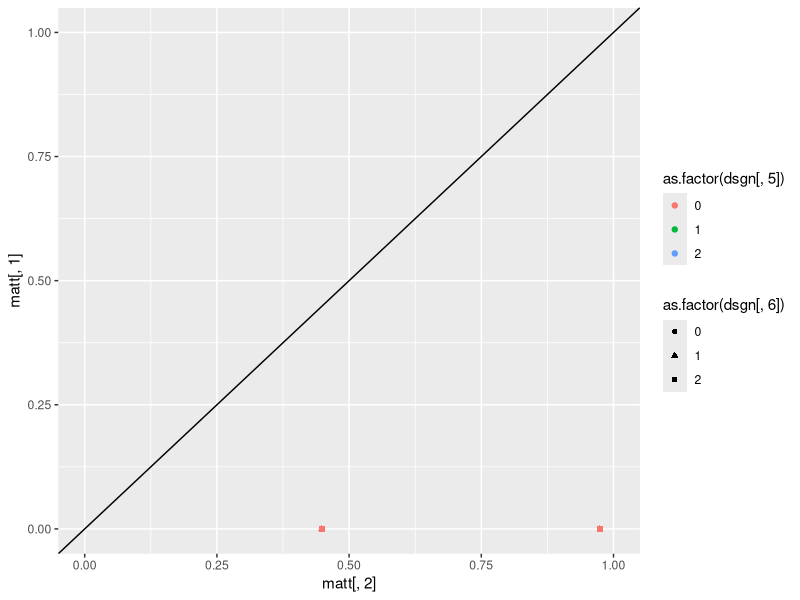
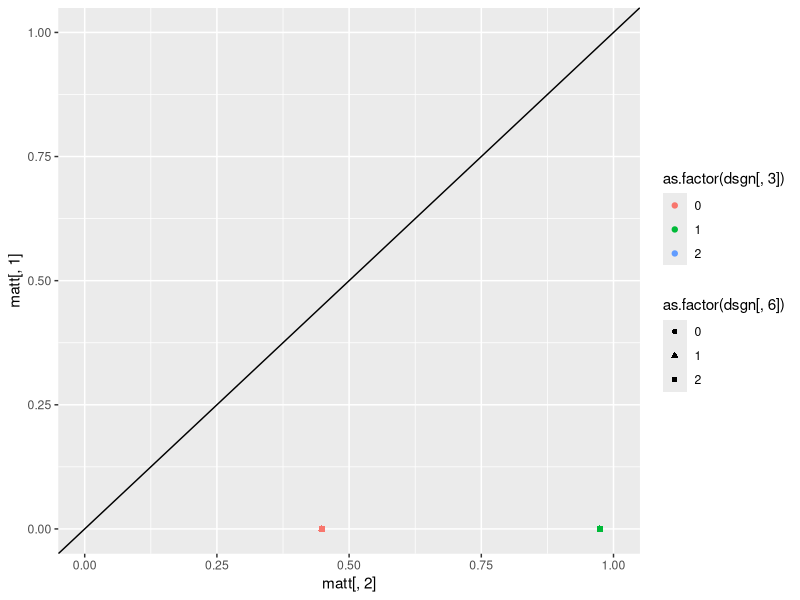

Here is the R script that generated these plots, in order: (Note: this script raises an error after producing the figures.)
####
# This code sets determines how different parameter settings influence diff= P(y2=1|X1=X2=1)-P(y2=1|X1=X2=0)
#
#

# 1 to be determined
# 2 no effect (good at zero)
# 3 must be zero
# 4 ==0.5 (high)
# 5 ==2    (high)
# 6 ==0    (zero)
# 7 ==0.5 (high)

######################################################################## Design of experiment
lvls <- list(NA)

fixlev<-c(0,0.5)  # levels for not interesting parameters
#seqlev<-round(seq(0,4,0.3333),3)  # levels for  interesting parameters
seqlev<-c(0,1,2) # levels for  interesting parameters

lvls[[1]] <- c(0)  # violation

lvls[[2]] <- c(0, 1, 2)

lvls[[3]] <- c(0, 1, 2) 

lvls[[4]] <- c(0,1) 

lvls[[5]] <- c(0, 1, 2)

lvls[[6]] <-c(0, 1, 2)

lvls[[7]] <- c(0) # violation

lvls[[8]] <- c(0)

lvls[[9]] <- c(0)

lvls[[10]] <- c(0)

lvls[[11]] <- c(0,  1,  2)

interceptc<-(0)  # intercept for C1 and C2
intercepty<-(-1)   # intercept for Y1 and Y2
intercepth<-(-1)  #intercept for H
interceptz<-0.5
interceptx<-0.5

### factorial design
dsgn <- as.matrix(expand.grid(lvls[[1]], lvls[[2]], lvls[[3]], lvls[[4]], lvls[[5]], lvls[[6]], lvls[[7]], lvls[[8]], lvls[[9]], lvls[[10]], lvls[[11]]))
dim(dsgn)
dim(dsgn)[1]
######################################################################## 
### CALCULATE TRUE VALUES OF diff
				matt <- matrix(0, dim(dsgn)[1], 2)

for (i in c(1:dim(dsgn)[1])) {
truetheta11 <- 0
kk <- 1
individual <- matrix(0, 8, 8)

 myH<-0
 myZ<-0
 myX1<-1
 myX2<-1
    for (c2i in 0:1) {
        for (y1i in 0:1) {
            for (c1i in 0:1) {
                individual[kk, 1:3] <- c(y1i, c1i, c2i)
 
                # P(C1=1 or =0)
                p1<-interceptc
                pc1<-(1/(1+exp(-(p1/abs(max(c(0.5,0.5*p1)))))))
                aa <- (as.numeric(c1i == 1) * (pc1) + as.numeric(c1i == 0) * (1-pc1))

                # P(Y1=1 or =0|C1,X1)
                p1<-(intercepty + dsgn[i, 5]*c1i + dsgn[i, 3]*myX1 + dsgn[i, 8]*myH)
                py1<-(1/(1+exp(-(p1/abs(max(c(0.5,0.5*p1)))))))
                bb <- as.numeric(y1i == 1) * (py1) + as.numeric(y1i == 0) * (1 - py1)

                # P(C2=1 or =0|C1,X1)
                p1<-(interceptc + dsgn[i, 4]*c1i + dsgn[i, 6]*myX1)
                pc2<-(1/(1+exp(-(p1/abs(max(c(0.5,0.5*p1)))))))
                cc <- as.numeric(c2i == 1) * (pc2)  + as.numeric(c2i == 0)*(1-pc2)
                
                # P(Y2=1|C2,X2,Y1)
                p1<-intercepty+dsgn[i, 9]*myZ + dsgn[i, 5]*c2i + dsgn[i, 3]*myX2 + dsgn[i, 8]*myH
                py2<-(1/(1+exp(-(p1/abs(max(c(0.5,0.5*p1)))))))
                dd <- (as.numeric(y1i == 1) * 1 + as.numeric(y1i == 0) * (py2)     )           

                individual[kk, 5:8] <- c(aa, bb, cc, dd)
		
                # Product
                individual[kk, 4] <- aa * bb * cc * dd
                truetheta11 <- truetheta11 + individual[kk, 4]   

                kk <- kk + 1
            }
        }
    }
    
    
    
    truetheta00<- 0
    kk <- 1
    individual <- matrix(0, 8, 8)
    myH<-0
    myZ<-0
    myX1<-0
    myX2<-0

    for (c2i in 0:1) {
        for (y1i in 0:1) {
            for (c1i in 0:1) {
                  individual[kk, 1:3] <- c(y1i, c1i, c2i)
 
                # P(C1=1 or =0)
                p1<-interceptc
                pc1<-(1/(1+exp(-(p1/abs(max(c(0.5,0.5*p1)))))))
                aa <- (as.numeric(c1i == 1) * (pc1) + as.numeric(c1i == 0) * (1-pc1))

                # P(Y1=1 or =0|C1,X1)
                p1<-(intercepty + dsgn[i, 5]*c1i + dsgn[i, 3]*myX1 + dsgn[i, 8]*myH)
                py1<-(1/(1+exp(-(p1/abs(max(c(0.5,0.5*p1)))))))
                bb <- as.numeric(y1i == 1) * (py1) + as.numeric(y1i == 0) * (1 - py1)

                # P(C2=1 or =0|C1,X1)
                p1<-(interceptc + dsgn[i, 4]*c1i + dsgn[i, 6]*myX1)
                pc2<-(1/(1+exp(-(p1/abs(max(c(0.5,0.5*p1)))))))
                cc <- as.numeric(c2i == 1) * (pc2)  + as.numeric(c2i == 0)*(1-pc2)
                
                # P(Y2=1|C2,X2,Y1)
                p1<-intercepty+dsgn[i, 9]*myZ + dsgn[i, 5]*c2i + dsgn[i, 3]*myX2 + dsgn[i, 8]*myH
                py2<-(1/(1+exp(-(p1/abs(max(c(0.5,0.5*p1)))))))
                dd <- (as.numeric(y1i == 1) * 1 + as.numeric(y1i == 0) * (py2)      )           

                individual[kk, 5:8] <- c(aa, bb, cc, dd)
		
                # Product
                individual[kk, 4] <- aa * bb * cc * dd
                truetheta11 <- truetheta11 + individual[kk, 4]   

                kk <- kk + 1
                 
              }
        }
    }
  
    matt[i, ] <- c(truetheta00, truetheta11)
    print(i/dim(dsgn)[1])
}
######################################################################## 

library(ggplot2)
# Marginal probabilities of y2:
colMeans(matt)

diff_theta<-round(matt[,2]-matt[,1],5)
summary(diff_theta)

plot1<-qplot(matt[,2],matt[,1],  color=as.factor(dsgn[,5]), shape=as.factor(dsgn[,6]), ylim=c(0,1), xlim=c(0,1))+geom_abline(slope=1,intercept=0)
plot2<-qplot(matt[,2],matt[,1],  color=as.factor(dsgn[,3]), shape=as.factor(dsgn[,6]), ylim=c(0,1), xlim=c(0,1))+geom_abline(slope=1,intercept=0)
grid.arrange(plot1, plot2, ncol=1)

# Plots of interest:

#Theta3 has noticiable effect
qplot(dsgn[,3]+(dsgn[,6])/20, diff_theta,  color=as.factor(dsgn[,5]), shape=as.factor(dsgn[,4]))

# Theta5 and Theta6 also have effect
qplot(dsgn[,5]+(dsgn[,6])/20, diff_theta,  color=as.factor(dsgn[,3]), shape=as.factor(dsgn[,4]))
qplot(dsgn[,6]+(dsgn[,5])/20, diff_theta,  color=as.factor(dsgn[,3]), shape=as.factor(dsgn[,4]))

######################################################################
mod1<-glm(diff_theta~dsgn[,c(1:7,11)] + .*.*.,data=data.frame(dsgn[,c(1:7,11)]), family="binomial")
summary(mod1)
summary(mod1)$coefficients[summary(mod1)$coefficients[,4]<0.99,]


######################################################################## 






######################################################################## 
ppp <- 1
est <- matrix(0, dim(dsgn)[1], 2)
kkk <- 1
result <- matrix(0, dim(dsgn)[1], 2)
numsim <- 500  ### number of datasets generated under each scenario
Bayesresult <- matrix(0, dim(dsgn)[1] * numsim, 8)
n <- 200  ### size of each dataset
#set.seed(13)  ### for reproducibility
seedlist <- sample(1:250000, size = numsim)

######################################################################## 
simdatasum<-matrix(0,dim(dsgn)[1],8)
colnames(simdatasum)<-c( "H",     "Z",    "C1",    "X1",    "C2",    "Y1",    "X2",    "Y2") 
for (i in c(1:dim(dsgn)[1])) {
    ### loop over datasets
    for (j in 1:numsim) {
        print(c(i, j))
print(        kkk/(dim(dsgn)[1] * numsim))
#        set.seed(seedlist[j])


		p1<-intercepth
        H <-rbinom(n, 1, (1/(1+exp(-(p1/abs(max(c(0.5,0.5*p1))))))) )
		p1<-interceptz + dsgn[i, 10]*H
        Z <-rbinom(n, 1, (1/(1+exp(-(p1/abs(max(c(0.5,0.5*p1))))))) )
		p1<-interceptc
        C1 <-rbinom(n, 1, (1/(1+exp(-(p1/abs(max(c(0.5,0.5*p1))))))) )
		p1<-interceptx + dsgn[i, 1]*C1 + dsgn[i, 2]*H
        X1<- rbinom(n, 1, (1/(1+exp(-(p1/abs(max(c(0.5,0.5*p1))))))) )
		p1<-interceptc + dsgn[i, 4]*C1 + dsgn[i, 6]*X1
        C2 <-rbinom(n, 1, (1/(1+exp(-(p1/abs(max(c(0.5,0.5*p1))))))) )
        p1<-intercepty + dsgn[i, 5]*C1 + dsgn[i, 3]*X1 + dsgn[i, 8]*H         
        Y1 <-rbinom(n, 1, (1/(1+exp(-(p1/abs(max(c(0.5,0.5*p1))))))) )
		p1<-interceptx + dsgn[i, 1]*C2  + dsgn[i, 2]*H + dsgn[i, 7]*Y1 + dsgn[i, 9]*Z + dsgn[i, 11]*X1
        X2 <-rbinom(n, 1, (1/(1+exp(-(p1/abs(max(c(0.5,0.5*p1))))))) )
        Y2 <- rep(1, n)  
        p1<-intercepty + dsgn[i, 9]*Z + dsgn[i, 5]*C2 + dsgn[i, 3]*X2 + dsgn[i, 8]*H
        Y2[Y1 == 0]<-rbinom(length(Y2[Y1 == 0]), 1, (1/(1+exp(-(1/(1+exp(-(p1/abs(max(c(0.5,0.5*p1)))))))))) )     
        simdata <- data.frame(H,Z,C1,X1,C2,Y1,X2,Y2)
simdatasum[i,]<-colMeans(simdata)
        print(colMeans(simdata))
        
        
####################################################################### 
# ## BAYESIAN APPROACH:  WITHOUT Y1, WITHOUT H (uniform priors):
        
        C1probB <- function( c1, nm = 1) {
            ss <- sum(simdata$C1)
            nn <- length(simdata$C1)
            pp <- (rbeta(nm, (ss + 1), (nn - ss + 1)))
            if (c1 == 0) {
                return(1 - as.numeric(pp))
            }
            if (c1 == 1) {
                return(as.numeric(pp))
            }
        }
        
        C2probB <- function(c2, c1, x1, nm = 1) {
            ss <- sum(simdata$C2[ simdata$C1 == c1 & simdata$X1 == x1])
            nn <- length(simdata$C2[ simdata$C1 == c1 & simdata$X1 == x1])
            pp <- (rbeta(nm, (ss + 1), (nn - ss + 1)))
            if (c2 == 0) {
                return(1 - as.numeric(pp))
            }
            if (c2 == 1) {
                return(as.numeric(pp))
            }
        }
        
        Y2probB <- function( y2, c1, c2, x1, x2, nm = 1) {
            ss <- sum(simdata$Y2[ simdata$C2 == c2 & simdata$X2 == x2 & simdata$C1 == c1 & simdata$X1 == x1])
            nn <- length(simdata$Y2[ simdata$C2 == c2 & simdata$X2 == x2 & simdata$C1 == c1 & 
                simdata$X1 == x1])
            pp <- (rbeta(nm, (ss + 1), (nn - ss + 1)))
            if (y2 == 0) {
                return(1 - as.numeric(pp))
            }
            if (y2 == 1) {
                return(as.numeric(pp))
            }
        }
        
        
        nB <- 200
        sumtheta11B <- 0
        sumtheta00B <- 0
        for (c2i in 0:1) {
            for (c1i in 0:1) {
                  
                  sumtheta11B <- sumtheta11B + C1probB( c1 = c1i, nm = nB) * 
                  C2probB(   c2 = c2i, c1 = c1i, x1 = 1, nm = nB) * 
                  Y2probB( y2 = 1, c1 = c1i, c2 = c2i, x1 = 1,  x2 = 1, nm = nB)
                  
                  sumtheta00B <- sumtheta00B + C1probB( c1 = c1i, nm = nB) * C2probB( 
                    c2 = c2i, c1 = c1i, x1 = 0, nm = nB) * Y2probB( y2 = 1, c1 = c1i, c2 = c2i, x1 = 0, 
                    x2 = 0, nm = nB)
                  
                }
            }

        
        sumtheta00Bvec_wY1_wH <- sumtheta00B
        sumtheta11Bvec_wY1_wH <- sumtheta11B


########################


# ################################################################
# ## BAYESIAN APPROACH WITH Y1 WITHOUT H (uniform priors):

C1probB<-function(c1,nm=1){
ss<-sum(simdata$C1)
nn<-length(simdata$C1)
pp<-(rbeta(nm,(ss+1),(nn-ss+1)))
if(c1==0){return(1-as.numeric(pp))}
if(c1==1){return(as.numeric(pp))}}

Y1probB<-function(y1,c1,x1,nm=1){
ss<-sum(simdata$Y1[simdata$X1==x1 & simdata$C1==c1])
nn<-length(simdata$Y1[simdata$X1==x1 & simdata$C1==c1])
pp<-(rbeta(nm,(ss+1),(nn-ss+1)))
if(y1==0){return(1-as.numeric(pp))}
if(y1==1){return(as.numeric(pp))}}

C2probB<-function(c2,c1,x1,nm=1){
ss<-sum(simdata$C2[simdata$C1==c1 & simdata$X1==x1])
nn<-length(simdata$C2[simdata$C1==c1 & simdata$X1==x1])
pp<-(rbeta(nm,(ss+1),(nn-ss+1)))
if(c2==0){return(1-as.numeric(pp))}
if(c2==1){return(as.numeric(pp))}}

Y2probB<-function(y2,c2,x2,y1,nm=1){
ss<-sum(simdata$Y2[simdata$C2==c2 & simdata$X2==x2 & simdata$Y1==y1])
nn<-length(simdata$Y2[simdata$C2==c2 & simdata$X2==x2 & simdata$Y1==y1])
pp<-(rbeta(nm,(ss+1),(nn-ss+1)))
if(y2==0){return(1-as.numeric(pp))}
if(y2==1){return(as.numeric(pp))}}

nB<-200
# Integrate over the values of C1 and C2: Prob(Y2=1 | X1=1 and X2=1)
sumtheta11B<-0
sumtheta00B<-0
for(c2i in 0:1){
for(y1i in 0:1){
for(c1i in 0:1){
sumtheta11B<-sumtheta11B+C1probB(c1=c1i,nm=nB)*Y1probB(y1=y1i,c1=c1i,x1=1,nm=nB)*C2probB(c2=c2i,c1=c1i,x1=1,nm=nB)*Y2probB(y2=1,c2=c2i,x2=1,y1=y1i,nm=nB)
sumtheta00B<-sumtheta00B +C1probB(c1=c1i,nm=nB)*Y1probB(y1=y1i,c1=c1i,x1=0,nm=nB)*C2probB(c2=c2i,c1=c1i,x1=0,nm=nB)*Y2probB(y2=1,c2=c2i,x2=0,y1=y1i,nm=nB)
}}}

        sumtheta00Bvec_Y1_wH <- sumtheta00B
        sumtheta11Bvec_Y1_wH <- sumtheta11B


######################################################################## 
# ## BAYESIAN APPROACH WITHOUT Y1 WITH H  (uniform priors):
        HprobB <- function(h, nm = 1) {
            ss <- sum(simdata$H)
            nn <- length(simdata$H)
            pp <- (rbeta(nm, (ss + 1), (nn - ss + 1)))
            if (h == 0) {
                return(1 - as.numeric(pp))
            }
            if (h == 1) {
                return(as.numeric(pp))
            }
        }
        
        
        C1probB <- function(h, c1, nm = 1) {
            ss <- sum(simdata$C1[simdata$H == h])
            nn <- length(simdata$C1[simdata$H == h])
            pp <- (rbeta(nm, (ss + 1), (nn - ss + 1)))
            if (c1 == 0) {
                return(1 - as.numeric(pp))
            }
            if (c1 == 1) {
                return(as.numeric(pp))
            }
        }
        
        C2probB <- function(h, c2, c1, x1, nm = 1) {
            ss <- sum(simdata$C2[simdata$H == h & simdata$C1 == c1 & simdata$X1 == x1])
            nn <- length(simdata$C2[simdata$H == h & simdata$C1 == c1 & simdata$X1 == x1])
            pp <- (rbeta(nm, (ss + 1), (nn - ss + 1)))
            if (c2 == 0) {
                return(1 - as.numeric(pp))
            }
            if (c2 == 1) {
                return(as.numeric(pp))
            }
        }
        
        Y2probB <- function(h, y2, c1, c2, x1, x2, nm = 1) {
            ss <- sum(simdata$Y2[simdata$H == h & simdata$C2 == c2 & simdata$X2 == x2 & simdata$C1 == c1 & simdata$X1 == x1])
            nn <- length(simdata$Y2[simdata$H == h & simdata$C2 == c2 & simdata$X2 == x2 & simdata$C1 == c1 & 
                simdata$X1 == x1])
            pp <- (rbeta(nm, (ss + 1), (nn - ss + 1)))
            if (y2 == 0) {
                return(1 - as.numeric(pp))
            }
            if (y2 == 1) {
                return(as.numeric(pp))
            }
        }
        
        
        nB <- 200
        sumtheta11B <- 0
        sumtheta00B <- 0
        for (c2i in 0:1) {
            for (c1i in 0:1) {
                for (hi in 0:1) {
                  
                  sumtheta11B <- sumtheta11B + HprobB(h = hi, nB) * C1probB(h = hi, c1 = c1i, nm = nB) * 
                  C2probB(h = hi,   c2 = c2i, c1 = c1i, x1 = 1, nm = nB) * 
                  Y2probB(h = hi, y2 = 1, c1 = c1i, c2 = c2i, x1 = 1,  x2 = 1, nm = nB)
                  
                  sumtheta00B <- sumtheta00B + HprobB(h = hi, nB) * C1probB(h = hi, c1 = c1i, nm = nB) * C2probB(h = hi, 
                    c2 = c2i, c1 = c1i, x1 = 0, nm = nB) * Y2probB(h = hi, y2 = 1, c1 = c1i, c2 = c2i, x1 = 0, 
                    x2 = 0, nm = nB)
                  
                }
            }
        }
        
        sumtheta00Bvec_wY1_H <- sumtheta00B
        sumtheta11Bvec_wY1_H <- sumtheta11B

# ################################################################
# ## BAYESIAN APPROACH WITH Y1 WITH H (uniform priors):
     HprobB <- function(h, nm = 1) {
            ss <- sum(simdata$H)
            nn <- length(simdata$H)
            pp <- (rbeta(nm, (ss + 1), (nn - ss + 1)))
            if (h == 0) {
                return(1 - as.numeric(pp))
            }
            if (h == 1) {
                return(as.numeric(pp))
            }
        }
        
        
        C1probB <- function(h, c1, nm = 1) {
            ss <- sum(simdata$C1[simdata$H == h])
            nn <- length(simdata$C1[simdata$H == h])
            pp <- (rbeta(nm, (ss + 1), (nn - ss + 1)))
            if (c1 == 0) {
                return(1 - as.numeric(pp))
            }
            if (c1 == 1) {
                return(as.numeric(pp))
            }
        }

Y1probB<-function(h, y1,c1,x1,nm=1){
ss<-sum(simdata$Y1[simdata$H == h & simdata$X1==x1 & simdata$C1==c1])
nn<-length(simdata$Y1[simdata$H == h & simdata$X1==x1 & simdata$C1==c1])
pp<-(rbeta(nm,(ss+1),(nn-ss+1)))
if(y1==0){return(1-as.numeric(pp))}
if(y1==1){return(as.numeric(pp))}}

    C2probB <- function(h, c2, c1, x1, nm = 1) {
            ss <- sum(simdata$C2[simdata$H == h & simdata$C1 == c1 & simdata$X1 == x1])
            nn <- length(simdata$C2[simdata$H == h & simdata$C1 == c1 & simdata$X1 == x1])
            pp <- (rbeta(nm, (ss + 1), (nn - ss + 1)))
            if (c2 == 0) {
                return(1 - as.numeric(pp))
            }
            if (c2 == 1) {
                return(as.numeric(pp))
            }
        }

Y2probB<-function(h, y2,c2,x2,y1,nm=1){
ss<-sum(simdata$Y2[simdata$H == h & simdata$C2==c2 & simdata$X2==x2 & simdata$Y1==y1])
nn<-length(simdata$Y2[simdata$H == h & simdata$C2==c2 & simdata$X2==x2 & simdata$Y1==y1])
pp<-(rbeta(nm,(ss+1),(nn-ss+1)))
if(y2==0){return(1-as.numeric(pp))}
if(y2==1){return(as.numeric(pp))}}

nB<-200
# Integrate over the values of C1 and C2: Prob(Y2=1 | X1=1 and X2=1)
sumtheta11B<-0
sumtheta00B<-0
for(c2i in 0:1){
for(y1i in 0:1){
for(c1i in 0:1){
	                for (hi in 0:1) {
sumtheta11B<-sumtheta11B+C1probB(h= hi , c1=c1i,nm=nB)*Y1probB(h= hi, y1=y1i,c1=c1i,x1=1,nm=nB)*C2probB(h= hi, c2=c2i,c1=c1i,x1=1,nm=nB)*Y2probB(h=hi, y2=1,c2=c2i,x2=1,y1=y1i,nm=nB)
sumtheta00B<-sumtheta00B +C1probB(h=hi,c1=c1i,nm=nB)*Y1probB(h=hi,y1=y1i,c1=c1i,x1=0,nm=nB)*C2probB(h=hi,c2=c2i,c1=c1i,x1=0,nm=nB)*Y2probB(h=hi,y2=1,c2=c2i,x2=0,y1=y1i,nm=nB)
}}}}

        sumtheta00Bvec_Y1_H <- sumtheta00B
        sumtheta11Bvec_Y1_H <- sumtheta11B

##################################
##################################
##################################


#one-sided p-values:
        Bpval_Y1_H <- 1 - mean((sumtheta11Bvec_Y1_H - sumtheta00Bvec_Y1_H) > 0)
        Bpval_wY1_H <- 1 - mean((sumtheta11Bvec_wY1_H - sumtheta00Bvec_wY1_H) > 0)
        Bpval_Y1_wH <- 1 - mean((sumtheta11Bvec_Y1_wH - sumtheta00Bvec_Y1_wH) > 0)
		Bpval_wY1_wH <- 1 - mean((sumtheta11Bvec_wY1_wH - sumtheta00Bvec_wY1_wH) > 0)

        Hpval <- (1-pnorm((summary(glm(Y2 ~ H, data = simdata, family = "binomial"))$coefficients[2, 3])))

        Bayesresult[kkk, ] <- c(i, j, diff_theta[i], Bpval_Y1_H, Bpval_wY1_H, Bpval_Y1_wH, Bpval_wY1_wH, Hpval)
        kkk <- kkk + 1
    }
}

######################################################################## 


alpha<-0.1
AA <- Bayesresult
Bayesresult <- AA

colnames(Bayesresult)<-c("i","j","diff_theta","with Y1 with H","without Y1 with H","with Y1 without H","without Y1 without H", "IV")
power <- matrix(0, dim(dsgn)[1], 7)
for (i in (dim(dsgn)[1]:1)) {
    power[i, ] <- c(i, 
    mean(Bayesresult[Bayesresult[, 1] == i, ][, 3]), 
    mean(Bayesresult[Bayesresult[, 1] == i, ][, 4] <= alpha), 
    mean(Bayesresult[Bayesresult[, 1] == i, ][, 5] <= alpha), 
    mean(Bayesresult[Bayesresult[,1] == i, ][, 6] <= alpha), 
    mean(Bayesresult[Bayesresult[,1] == i, ][, 7] <= alpha), 
    mean(Bayesresult[Bayesresult[,1] == i, ][, 8] <= alpha))
}

colnames(power)<-c("i","diff_theta","with Y1 with H","without Y1 with H","with Y1 without H","without Y1 without H", "IV")

require(gridExtra)
plot1 <- qplot(diff_theta,    power[, 5], col = as.factor(dsgn[, 3]), shape=as.factor(dsgn[, 5]), ylim=c(0,1))+geom_abline(slope=0,intercept=alpha)+  geom_jitter(width = 0.05, height = 0)+ggtitle(paste(colnames(power)[5]))
plot2 <- qplot(diff_theta,    power[, 6], col = as.factor(dsgn[, 2]), shape=as.factor(dsgn[, 3]), ylim=c(0,1))+geom_abline(slope=0,intercept=alpha)+  geom_jitter(width = 0.05, height = 0)+ggtitle(paste(colnames(power)[6]))
grid.arrange(plot1, plot2, ncol=1) 

nullpower<-power[diff_theta==0,]

require(gridExtra)
plot1 <- qplot((dsgn[, 5][diff_theta==0]),    nullpower[, 3], col = as.factor(dsgn[, 2][diff_theta==0]), shape=as.factor(dsgn[, 6][diff_theta==0]), ylim=c(0,0.5))+geom_abline(slope=0,intercept=alpha)+  geom_jitter(width = 0.2, height = 0)+ggtitle(paste(colnames(power)[3]))
plot2 <- qplot((dsgn[, 5][diff_theta==0]),    nullpower[, 4], col = as.factor(dsgn[, 2][diff_theta==0]), shape=as.factor(dsgn[, 6][diff_theta==0]), ylim=c(0,0.5))+geom_abline(slope=0,intercept=alpha)+  geom_jitter(width = 0.2, height = 0)+ggtitle(paste(colnames(power)[4]))
grid.arrange(plot1, plot2, ncol=1)


require(gridExtra)
plot1 <- qplot((dsgn[, 5][diff_theta==0]),    nullpower[, 5], col = as.factor(dsgn[, 2][diff_theta==0]), shape=as.factor(dsgn[, 6][diff_theta==0]), ylim=c(0,0.5))+geom_abline(slope=0,intercept=alpha)+  geom_jitter(width = 0.2, height = 0)+ggtitle(paste(colnames(power)[5]))
plot2 <- qplot((dsgn[, 5][diff_theta==0]),    nullpower[, 6], col = as.factor(dsgn[, 2][diff_theta==0]), shape=as.factor(dsgn[, 6][diff_theta==0]), ylim=c(0,0.5))+geom_abline(slope=0,intercept=alpha)+  geom_jitter(width = 0.2, height = 0)+ggtitle(paste(colnames(power)[6]))
grid.arrange(plot1, plot2, ncol=1)





# nullpower2 <-nullpower
# dsgn2<-dsgn


# nullpower1 <-nullpower
# dsgn1<-dsgn

# 1 to be determined
# 2 no effect (good at zero)
# 3 must be zero
# 4 ==0.5 (high)
# 5 ==2    (high)
# 6 ==0    (zero)
# 7 ==0.5 (high)